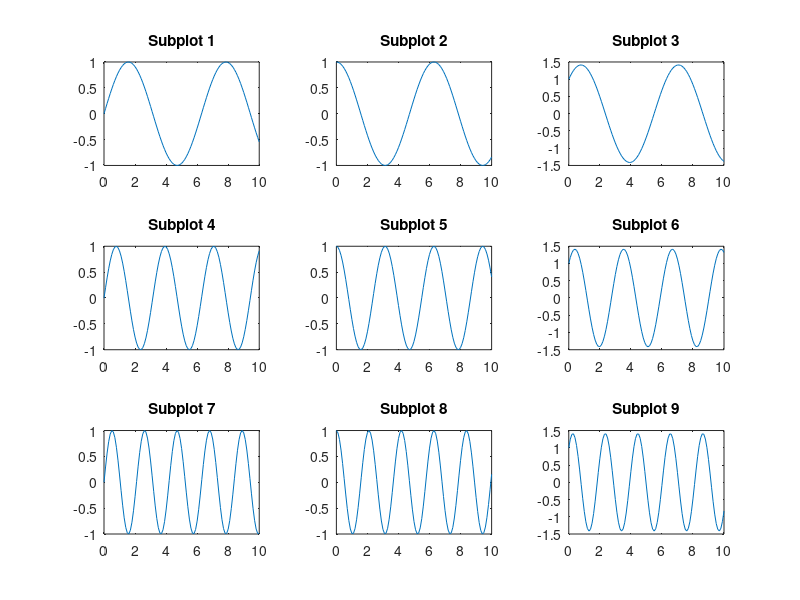

Recreate this plot in MATLAB. (Note: this script raises an error after producing the figure.)
%===========================================================
% Program: multi_fig.m
%          Illustrates multi-figures in MATLAB
%
% Run: matlab -nosplash -nodesktop -nodisplay -r "multi_fig"
%===========================================================
% Generate some data
x = 0:0.1:10;
y1 = sin(x);
y2 = cos(x);
y3 = sin(x)+cos(x);
y4 = sin(2*x);
y5 = cos(2*x);
y6 = sin(2*x)+cos(2*x);
y7 = sin(3*x);
y8 = cos(3*x);
y9 = sin(3*x)+cos(3*x);

% Plot 1 on a 3 X 3 grid
figure
subplot(3,3,1)
plot(x,y1)
title('Subplot 1')

% Plot 2
subplot(3,3,2)
plot(x,y2)
title('Subplot 2')

% Plot 3
subplot(3,3,3)
plot(x,y3)
title('Subplot 3')

% Plot 4
subplot(3,3,4)
plot(x,y4)
title('Subplot 4')

% Plot 5
subplot(3,3,5)
plot(x,y5)
title('Subplot 5')

% Plot 6
subplot(3,3,6)
plot(x,y6)
title('Subplot 6')

% Plot 7
subplot(3,3,7)
plot(x,y7)
title('Subplot 7')

% Plot 8
subplot(3,3,8)
plot(x,y8)
title('Subplot 8')

% Plot 9
subplot(3,3,9)
plot(x,y9)
title('Subplot 9')

% Set figure size on inches and print it out
fig = gcf;
fig.PaperUnits = 'inches';
fig.PaperPosition = [0 0 5 3];
fig.PaperPositionMode = 'manual';

print('figure','-dtiff')

exit
